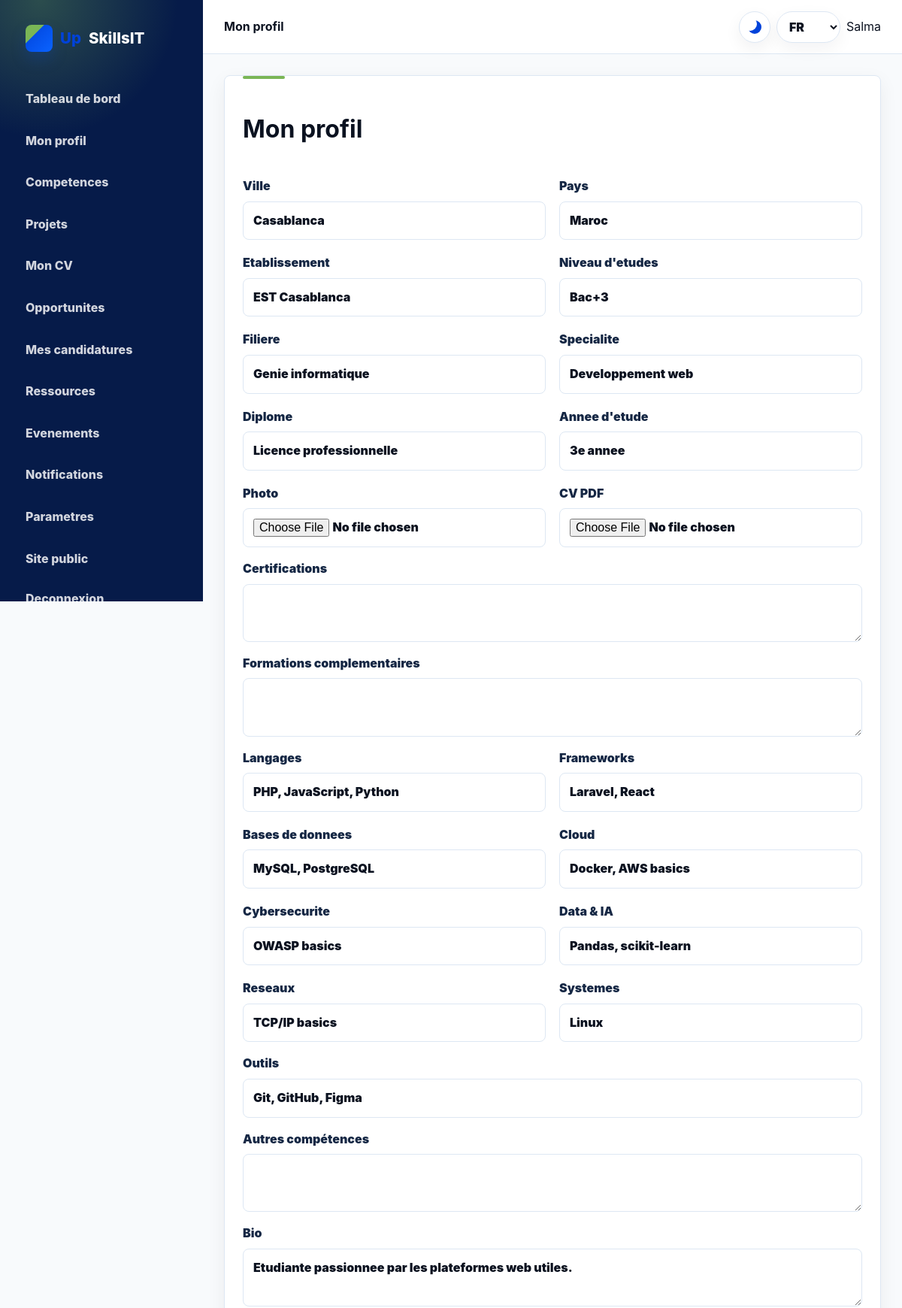
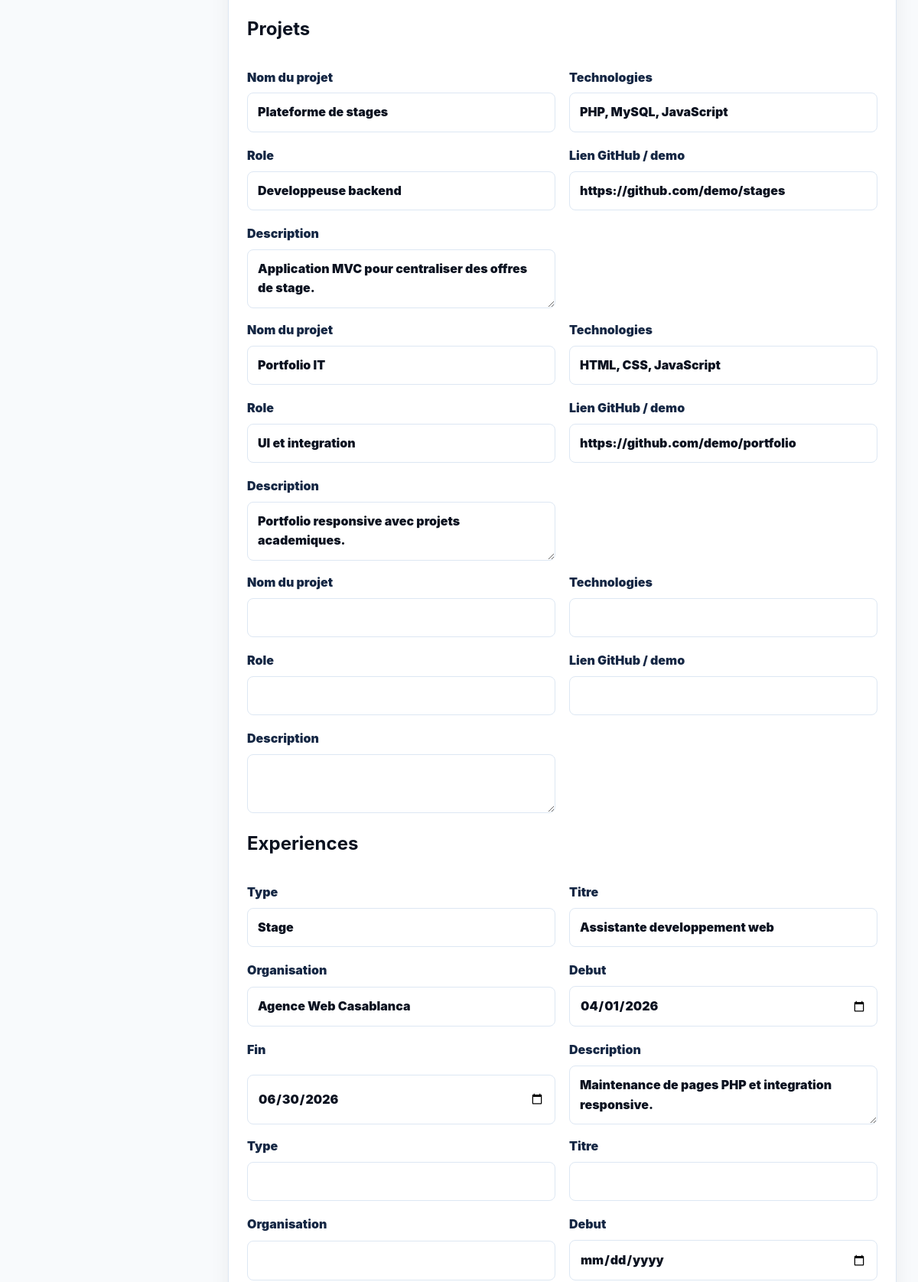
The page /profil (signed in, upper part) on the database its author committed (2 pictures, top to bottom).
### tables this page shows
CREATE TABLE users (
  id BIGINT UNSIGNED AUTO_INCREMENT PRIMARY KEY,
  first_name VARCHAR(100) NOT NULL,
  last_name VARCHAR(100) NOT NULL,
  email VARCHAR(190) NOT NULL UNIQUE,
  password VARCHAR(255) NOT NULL,
  role ENUM('student','professional','company','admin') NOT NULL DEFAULT 'student',
  status ENUM('active','suspended') NOT NULL DEFAULT 'active',
  terms_accepted TINYINT(1) NOT NULL DEFAULT 0,
  data_consent TINYINT(1) NOT NULL DEFAULT 0,
  created_at TIMESTAMP DEFAULT CURRENT_TIMESTAMP,
  updated_at TIMESTAMP DEFAULT CURRENT_TIMESTAMP ON UPDATE CURRENT_TIMESTAMP,
  INDEX idx_users_role_status (role,status)
);

CREATE TABLE student_profiles (
  id BIGINT UNSIGNED AUTO_INCREMENT PRIMARY KEY,
  user_id BIGINT UNSIGNED NOT NULL UNIQUE,
  photo_path VARCHAR(255), cv_path VARCHAR(255),
  city VARCHAR(120), country VARCHAR(120), school VARCHAR(190), study_level VARCHAR(120), major VARCHAR(150), specialty VARCHAR(150),
  degree VARCHAR(150), study_year VARCHAR(80), certifications TEXT, extra_training TEXT,
  programming_languages TEXT, frameworks TEXT, `databases` TEXT, cloud TEXT, cybersecurity TEXT, data_ai TEXT, networks TEXT, systems TEXT, tools TEXT, other_skills TEXT, bio TEXT,
  created_at TIMESTAMP DEFAULT CURRENT_TIMESTAMP, updated_at TIMESTAMP DEFAULT CURRENT_TIMESTAMP ON UPDATE CURRENT_TIMESTAMP,
  CONSTRAINT fk_student_user FOREIGN KEY (user_id) REFERENCES users(id) ON DELETE CASCADE
);

CREATE TABLE projects (
  id BIGINT UNSIGNED AUTO_INCREMENT PRIMARY KEY,
  user_id BIGINT UNSIGNED NOT NULL,
  name VARCHAR(190) NOT NULL,
  description TEXT,
  technologies VARCHAR(255),
  role VARCHAR(150),
  public_link VARCHAR(255),
  created_at TIMESTAMP DEFAULT CURRENT_TIMESTAMP,
  INDEX idx_projects_user (user_id),
  FOREIGN KEY(user_id) REFERENCES users(id) ON DELETE CASCADE
);

CREATE TABLE experiences (
  id BIGINT UNSIGNED AUTO_INCREMENT PRIMARY KEY,
  user_id BIGINT UNSIGNED NOT NULL,
  type VARCHAR(120),
  title VARCHAR(190) NOT NULL,
  organization VARCHAR(190),
  description TEXT,
  started_at DATE,
  ended_at DATE,
  INDEX idx_experiences_user (user_id),
  FOREIGN KEY(user_id) REFERENCES users(id) ON DELETE CASCADE
);

### app/Views/dashboard/profile.php (the view, shortened to what the rows shown need)
<?php use App\Core\CSRF; $projects = array_pad($projects ?? [], 3, []); $experiences = array_pad($experiences ?? [], 3, []); ?>
<form class="form panel" method="post" enctype="multipart/form-data">
    <h1>Mon profil</h1>
    <?php if ($user['role'] === 'professional'): ?>
        <div class="grid-2">
            <label>Fonction<input name="function_title" value="<?= e($profile['function_title'] ?? '') ?>"></label>
            <label>Entreprise<input name="company" value="<?= e($profile['company'] ?? '') ?>"></label>
            <label>Domaine d'expertise<input name="expertise_domain" value="<?= e($profile['expertise_domain'] ?? '') ?>"></label>
            <label>Annees d'experience<input type="number" min="0" name="experience_years" value="<?= e($profile['experience_years'] ?? '') ?>"></label>
            <label>Localisation<input name="location" value="<?= e($profile['location'] ?? '') ?>"></label>
            <label>Liens professionnels<input name="public_links" value="<?= e($profile['public_links'] ?? '') ?>"></label>
        </div>
        <label>Competences<textarea name="skills"><?= e($profile['skills'] ?? '') ?></textarea></label>
        <label>Parcours professionnel<textarea name="career_path"><?= e($profile['career_path'] ?? '') ?></textarea></label>
        <label>Interets professionnels<textarea name="interests"><?= e($profile['interests'] ?? '') ?></textarea></label>
        <label>Bio<textarea name="bio"><?= e($profile['bio'] ?? '') ?></textarea></label>
    <?php else: ?>
        <div class="grid-2">
            <label>Ville<input name="city" value="<?= e($profile['city'] ?? '') ?>"></label>
            <label>Pays<input name="country" value="<?= e($profile['country'] ?? '') ?>"></label>
            <label>Etablissement<input name="school" value="<?= e($profile['school'] ?? '') ?>"></label>
            <label>Niveau d'etudes<input name="study_level" value="<?= e($profile['study_level'] ?? '') ?>"></label>
            <label>Filiere<input name="major" value="<?= e($profile['major'] ?? '') ?>"></label>
            <label>Specialite<input name="specialty" value="<?= e($profile['specialty'] ?? '') ?>"></label>
            <label>Diplome<input name="degree" value="<?= e($profile['degree'] ?? '') ?>"></label>
            <label>Annee d'etude<input name="study_year" value="<?= e($profile['study_year'] ?? '') ?>"></label>
            <label>Photo<input type="file" name="photo" accept="image/jpeg,image/png,image/webp"></label>
            <label>CV PDF<input type="file" name="cv" accept="application/pdf"></label>
        </div>
        <label>Certifications<textarea name="certifications"><?= e($profile['certifications'] ?? '') ?></textarea></label>
        <label>Formations complementaires<textarea name="extra_training"><?= e($profile['extra_training'] ?? '') ?></textarea></label>
        <div class="grid-2">
            <label>Langages<input name="programming_languages" value="<?= e($profile['programming_languages'] ?? '') ?>"></label>
            <label>Frameworks<input name="frameworks" value="<?= e($profile['frameworks'] ?? '') ?>"></label>
            <label>Bases de donnees<input name="databases" value="<?= e($profile['databases'] ?? '') ?>"></label>
            <label>Cloud<input name="cloud" value="<?= e($profile['cloud'] ?? '') ?>"></label>
            <label>Cybersecurite<input name="cybersecurity" value="<?= e($profile['cybersecurity'] ?? '') ?>"></label>
            <label>Data & IA<input name="data_ai" value="<?= e($profile['data_ai'] ?? '') ?>"></label>
            <label>Reseaux<input name="networks" value="<?= e($profile['networks'] ?? '') ?>"></label>
            <label>Systemes<input name="systems" value="<?= e($profile['systems'] ?? '') ?>"></label>
        </div>
        <label>Outils<input name="tools" value="<?= e($profile['tools'] ?? '') ?>"></label>
        <label>Autres compétences<textarea name="other_skills"><?= e($profile['other_skills'] ?? '') ?></textarea></label>
        <label>Bio<textarea name="bio"><?= e($profile['bio'] ?? '') ?></textarea></label>
        <h2>Projets</h2>
        <?php foreach ($projects as $i => $project): ?>
            <div class="subform grid-2">
                <label>Nom du projet<input name="projects[<?= $i ?>][name]" value="<?= e($project['name'] ?? '') ?>"></label>
                <label>Technologies<input name="projects[<?= $i ?>][technologies]" value="<?= e($project['technologies'] ?? '') ?>"></label>
                <label>Role<input name="projects[<?= $i ?>][role]" value="<?= e($project['role'] ?? '') ?>"></label>
                <label>Lien GitHub / demo<input name="projects[<?= $i ?>][public_link]" value="<?= e($project['public_link'] ?? '') ?>"></label>
                <label class="span-2">Description<textarea name="projects[<?= $i ?>][description]"><?= e($project['description'] ?? '') ?></textarea></label>
            </div>
        <?php endforeach; ?>
        <h2>Experiences</h2>
        <?php foreach ($experiences as $i => $experience): ?>
            <div class="subform grid-2">
                <label>Type<input name="experiences[<?= $i ?>][type]" value="<?= e($experience['type'] ?? '') ?>"></label>
                <label>Titre<input name="experiences[<?= $i ?>][title]" value="<?= e($experience['title'] ?? '') ?>"></label>
                <label>Organisation<input name="experiences[<?= $i ?>][organization]" value="<?= e($experience['organization'] ?? '') ?>"></label>
                <label>Debut<input type="date" name="experiences[<?= $i ?>][started_at]" value="<?= e($experience['started_at'] ?? '') ?>"></label>
                <label>Fin<input type="date" name="experiences[<?= $i ?>][ended_at]" value="<?= e($experience['ended_at'] ?? '') ?>"></label>
                <label class="span-2">Description<textarea name="experiences[<?= $i ?>][description]"><?= e($experience['description'] ?? '') ?></textarea></label>
            </div>
        <?php endforeach; ?>
    <?php endif; ?>
</form>

### app/Core/Router.php (shortened to what the rows shown need)
<?php
final class Router
{
    private array $routes = [];
    private function add(string $method, string $path, array $handler): void
    {
        $pattern = preg_replace('#\{([a-zA-Z_][a-zA-Z0-9_]*)\}#', '(?P<$1>[^/]+)', rtrim($path, '/') ?: '/');
        $this->routes[] = compact('method', 'path', 'handler') + ['pattern' => '#^' . $pattern . '$#'];
    }
    public function dispatch(string $method, string $uri): void
    {
        $path = parse_url($uri, PHP_URL_PATH) ?: '/';
        $path = rtrim($path, '/') ?: '/';
        foreach ($this->routes as $route) {
            if ($route['method'] === $method && preg_match($route['pattern'], $path, $matches)) {
                [$class, $action] = $route['handler'];
                $params = array_filter($matches, 'is_string', ARRAY_FILTER_USE_KEY);
                (new $class())->$action(...array_values($params));
                return;
            }
        }
    }
}

### app/Views/layouts/dashboard.php (shortened to what the rows shown need)
<?php $role = Auth::role(); ?>
<!doctype html>
<html lang="<?= e(current_lang()) ?>">
<head>
    <link rel="stylesheet" href="<?= asset('css/app.css') ?>">
</head>
<body class="app-shell role-<?= e($role ?? 'student') ?> <?= $role === 'professional' ? 'professional-shell' : ($role === 'company' ? 'company-shell' : 'student-shell') ?>">
<aside class="sidebar">
    <a class="brand" href="<?= url('/') ?>"><span>Up</span>SkillsIT</a>
    <nav>
        <?php if ($role === 'professional'): ?>
            <a href="<?= url('/professionnel') ?>"><?= e(t('nav.dashboard')) ?></a>
            <a href="<?= url('/professionnel/profil') ?>"><?= e(t('nav.professional_profile')) ?></a>
            <a href="<?= url('/professionnel/competences') ?>"><?= e(t('nav.skills')) ?></a>
            <a href="<?= url('/professionnel/experiences') ?>"><?= e(t('nav.experiences')) ?></a>
            <a href="<?= url('/professionnel/projets') ?>"><?= e(t('nav.projects')) ?></a>
            <a href="<?= url('/professionnel/opportunites') ?>"><?= e(t('nav.opportunities')) ?></a>
            <a href="<?= url('/professionnel/candidatures') ?>"><?= e(t('nav.applications')) ?></a>
            <a href="<?= url('/professionnel/ressources') ?>"><?= e(t('nav.resources')) ?></a>
            <a href="<?= url('/professionnel/evenements') ?>"><?= e(t('nav.events')) ?></a>
            <a href="<?= url('/professionnel/notifications') ?>"><?= e(t('nav.notifications')) ?></a>
        <?php else: ?>
            <a href="<?= url('/dashboard') ?>"><?= e(t('nav.dashboard')) ?></a>
            <a href="<?= url('/profil') ?>"><?= e(t('nav.profile')) ?></a>
            <a href="<?= url('/profil') ?>"><?= e(t('nav.skills')) ?></a>
            <a href="<?= url('/profil') ?>"><?= e(t('nav.projects')) ?></a>
            <a href="<?= url('/profil') ?>"><?= e(t('nav.cv')) ?></a>
            <a href="<?= url('/opportunites') ?>"><?= e(t('nav.opportunities')) ?></a>
            <a href="<?= url('/candidatures') ?>"><?= e(t('nav.applications')) ?></a>
            <a href="<?= url('/ressources') ?>"><?= e(t('nav.resources')) ?></a>
            <a href="<?= url('/evenements') ?>"><?= e(t('nav.events')) ?></a>
            <a href="<?= url('/notifications') ?>"><?= e(t('nav.notifications')) ?></a>
        <?php endif; ?>
        <a href="<?= url($role === 'professional' ? '/professionnel/parametres' : ($role === 'company' ? '/entreprise/parametres' : '/compte')) ?>"><?= e(t('nav.settings')) ?></a>
        <a href="<?= url('/') ?>"><?= e(t('nav.public_site')) ?></a>
        <form method="post" action="<?= url('/deconnexion') ?>"><?= CSRF::field() ?><button><?= e(t('nav.logout')) ?></button></form>
    </nav>
</aside>
<div class="workspace">
    <header class="topbar">
        <strong><?= e($title ?? '') ?></strong>
        <div class="topbar-actions">
            <button class="theme-toggle" type="button" data-theme-toggle aria-label="<?= e(t('ui.theme_toggle')) ?>" title="<?= e(t('ui.theme_toggle')) ?>"><span class="theme-icon theme-icon--moon" aria-hidden="true"></span><span class="theme-icon theme-icon--sun" aria-hidden="true"></span></button>
            <form class="lang-switch" method="get" action="<?= e(parse_url($_SERVER['REQUEST_URI'] ?? '/', PHP_URL_PATH) ?: '/') ?>">
                <select id="lang-dashboard" name="lang" aria-label="<?= e(t('ui.language')) ?>" title="<?= e(t('ui.language')) ?>">
                    <option value="fr"<?= selected(current_lang(), 'fr') ?>>FR</option>
                </select>
            </form>
            <span><?= e(Auth::user()['first_name'] ?? '') ?></span>
        </div>
    </header>
    <main class="workspace-main"><?= $content ?></main>
</div>
</body>
</html>

### rows shown on the page
users: first_name "Salma"
student_profiles: city "Casablanca", country "Maroc", school "EST Casablanca", study_level "Bac+3", major "Genie informatique", specialty "Developpement web", degree "Licence professionnelle", study_year "3e annee", programming_languages "PHP, JavaScript, Python", frameworks "Laravel, React", databases "MySQL, PostgreSQL", cloud "Docker, AWS basics", cybersecurity "OWASP basics", data_ai "Pandas, scikit-learn", networks "TCP/IP basics", systems "Linux", tools "Git, GitHub, Figma", bio "Etudiante passionnee par les plateformes web utiles."
projects: name "Plateforme de stages", technologies "PHP, MySQL, JavaScript", role "Developpeuse backend", public_link "https://github.com/demo/stages", description "Application MVC pour centraliser des offres de stage."
projects: name "Portfolio IT", technologies "HTML, CSS, JavaScript", role "UI et integration", public_link "https://github.com/demo/portfolio", description "Portfolio responsive avec projets academiques."
experiences: type "Stage", title "Assistante developpement web", organization "Agence Web Casablanca", started_at "04/01/2026", ended_at "06/30/2026", description "Maintenance de pages PHP et integration responsive."
